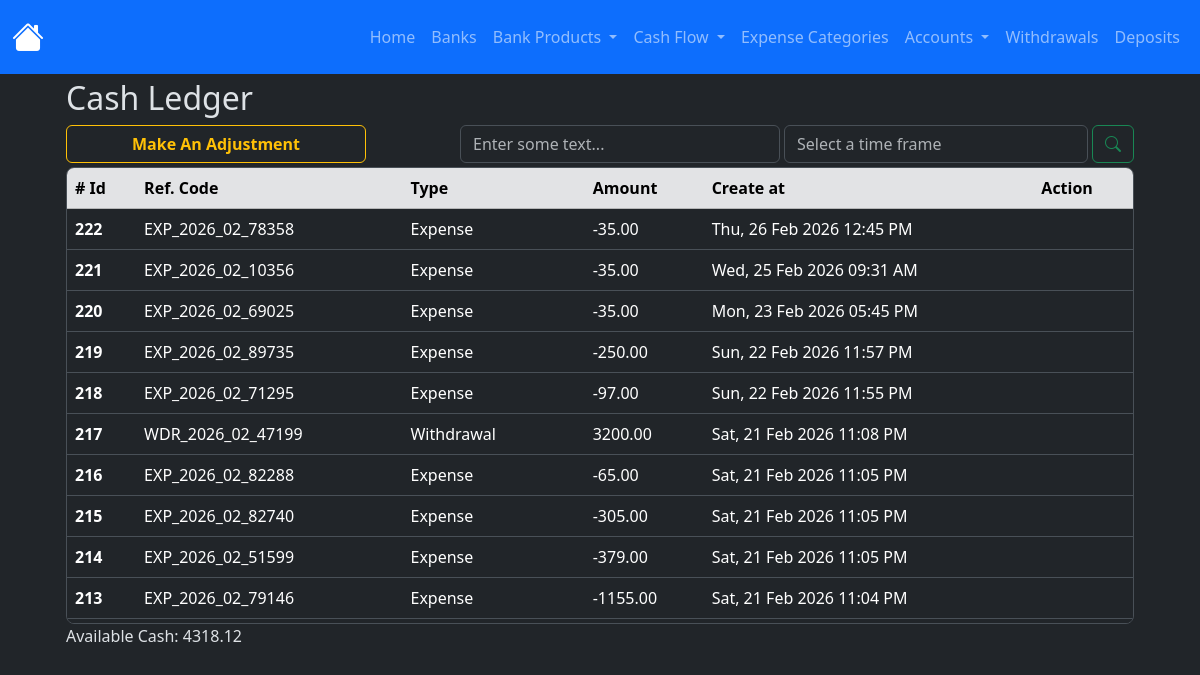
The page /cashledger/index on the database its author committed.
### app/models/cash_ledger.py (models this page shows, shortened)
class CashLedger(db.Model):
    __tablename__ = 'cash_ledger'
    id = db.Column(db.Integer, primary_key=True)
    amount = db.Column(db.Numeric(10,2), nullable=False)
    type = db.Column(db.String(100), nullable=False)
    reference_code = db.Column(db.String(100), nullable=False)
    created_at = db.Column(
        db.DateTime(timezone=True),
        default=utcnow, #internally sqlalchemy will exectute the function so dont add the parentheses otherwise it'll break down when creating the record in the db
        nullable=False
    )
    updated_at = db.Column(
        db.DateTime(timezone=True),
        onupdate=utcnow, #internally sqlalchemy will exectute the function so dont add the parentheses otherwise it'll break down when creating the record in the db
    )

### app/routes/cashledger_routes.py (the view)
@cashlegder_bp.route('/index')
def index():
    ledgers = CashLedger.query.order_by(CashLedger.created_at.desc()).all()
    sum_result = CashLedger.query.with_entities(func.sum(CashLedger.amount)).scalar() or 0
    context = {
        'ledgers': ledgers,
        'sum_result': sum_result,
    }
    return render_template('cashledger/index.html', **context)

### app/templates/cashledger/index.html (shortened to what this page needs)
{% extends 'layout.html' %}
{% block content %}
    <div class="container w-100">
        <h2>Cash Ledger</h2>
        <div class="d-flex justify-content-start gap-1 flex-wrap flex-md-nowrap mt-2">
            <button
                type="button"
                id="btn-create-expense-id"
                class="btn btn-outline-warning me-auto fw-bold me-md-auto w-100 w-md-auto"
                style="max-width: 300px;"
                data-bs-toggle="modal"
                data-bs-target="#create-adjustment"
            >Make An Adjustment</i>
            </button>
            <div class="d-flex gap-1 w-100 align-items-center" style="max-width: 320px;">
                <input type="text" class="form-control" id="filter-byfiled-input-id" placeholder="Enter some text...">
            </div>
            <div class="d-flex gap-1 w-100" style="max-width: 350px;">
                <div class="w-100 w-md-auto mt-md-0">
                    <input type="text" class="form-control" id="filter-bytime-input-id" placeholder="Select a time frame">
                </div>
                <button type="button" class="btn btn-outline-success" id="btn-search-id"><i class="bi bi-search"></i></button>
            </div>
        </div>
        <div class="table-responsive overflow-y-auto border rounded-3 mt-1" style="max-height: 457px;">
            <table class="table table-hover">
                <thead class="sticky-top">
                    <tr class="table-secondary">
                        <th scope="col"># Id</th>
                        <th scope="col">Ref. Code</th>
                        <th scope="col">Type</th>
                        <th scope="col">Amount</th>
                        <th scope="col">Create at</th>
                        <th scope="col">Action</th>
                    </tr>
                </thead>
                <tbody id="cashledger-table-body-id">
                  {% for ledger in ledgers %}
                    <tr>
                        <th scope="row">{{ ledger.id }}</th>
                        <td>{{ ledger.reference_code }}</td>
                        <td>{{ ledger.type | replace('_', ' ') | lower | title }}</td>
                        <td>{{ ledger.amount }}</td>
                        <td>{{ ledger.created_at | format_datetime("EEE, dd MMM yyyy hh:mm a") }}</td>
                        <td>
                        </td>
                    </tr>
                  {% endfor %}
                </tbody>
            </table>
        </div>
        <p id="lbl-total">Available Cash: {{ sum_result }}</p>
    </div>
<link href="https://cdn.jsdelivr.net/npm/@sweetalert2/theme-dark@5/dark.css" rel="stylesheet">
<link rel="stylesheet" href="https://cdn.jsdelivr.net/npm/flatpickr/dist/flatpickr.min.css">
{% endblock %}

### app/templates/layout.html (shortened to what this page needs)
<!doctype html>
<html lang="en" data-bs-theme="dark">
  <head>
    <link href="https://cdn.jsdelivr.net/npm/bootstrap@5.3.8/dist/css/bootstrap.min.css" rel="stylesheet">
    <link rel="stylesheet" href="{{ url_for('static', filename='style.css') }}">
    <link rel="stylesheet" href="{{ url_for('static', filename='appereance.css') }}">
</head>
  <body>
    <nav class="navbar navbar-expand-lg bg-primary fixed-top mx-2 mx-auto navbar-dark">
        <div class="container-fluid">
            <a class="navbar-brand fs-2" href="{{ url_for('home.index') }}"><i class="bi bi-house-fill"></i></a>
            <div class="collapse navbar-collapse" id="navbarNav">
                <ul class="navbar-nav ms-auto">
                    <li class="nav-item">
                        <a class="nav-link" href="{{ url_for('home.index') }}">Home</a>
                    </li>
                    <li class="nav-item">
                        <a class="nav-link" href="{{ url_for('bank.index') }}">Banks</a>
                    </li>
                    <li class="nav-item dropdown">
                        <a class="nav-link dropdown-toggle" href="#" data-bs-toggle="dropdown">
                            Bank Products
                        </a>
                    </li>
                    <li class="nav-item dropdown">
                        <a class="nav-link dropdown-toggle" href="#" data-bs-toggle="dropdown">
                            Cash Flow
                        </a>
                    </li>
                    <li class="nav-item">
                        <a class="nav-link" href="{{ url_for('expense_category.index') }}">Expense Categories</a>
                    </li>
                    <li class="nav-item dropdown">
                        <a class="nav-link dropdown-toggle" href="#" data-bs-toggle="dropdown">
                            Accounts
                        </a>
                    </li>
                    <li class="nav-item">
                        <a class="nav-link" href="{{ url_for('withdrawal.index') }}">Withdrawals</a>
                    </li>
                    <li class="nav-item">
                        <a class="nav-link" href="{{ url_for('deposit.index') }}">Deposits</a>
                    </li>
                </ul>
            </div>
        </div>
    </nav>
    <main class="container w-100 p-4" style="margin-top: 55px;">
    {% block content %}
    {% endblock %}
    </main>
    <link rel="stylesheet" href="https://cdn.jsdelivr.net/npm/bootstrap-icons@1.13.1/font/bootstrap-icons.min.css">
</body>
</html>

### rows shown on the page
CashLedger: id "222", reference_code "EXP_2026_02_78358", type "Expense", amount "-35.00", created_at "Thu, 26 Feb 2026 12:45 PM"
CashLedger: id "221", reference_code "EXP_2026_02_10356", type "Expense", amount "-35.00", created_at "Wed, 25 Feb 2026 09:31 AM"
CashLedger: id "220", reference_code "EXP_2026_02_69025", type "Expense", amount "-35.00", created_at "Mon, 23 Feb 2026 05:45 PM"
CashLedger: id "219", reference_code "EXP_2026_02_89735", type "Expense", amount "-250.00", created_at "Sun, 22 Feb 2026 11:57 PM"
CashLedger: id "218", reference_code "EXP_2026_02_71295", type "Expense", amount "-97.00", created_at "Sun, 22 Feb 2026 11:55 PM"
CashLedger: id "217", reference_code "WDR_2026_02_47199", type "Withdrawal", amount "3200.00", created_at "Sat, 21 Feb 2026 11:08 PM"
CashLedger: id "216", reference_code "EXP_2026_02_82288", type "Expense", amount "-65.00", created_at "Sat, 21 Feb 2026 11:05 PM"
CashLedger: id "215", reference_code "EXP_2026_02_82740", type "Expense", amount "-305.00", created_at "Sat, 21 Feb 2026 11:05 PM"
CashLedger: id "214", reference_code "EXP_2026_02_51599", type "Expense", amount "-379.00", created_at "Sat, 21 Feb 2026 11:05 PM"
CashLedger: id "213", reference_code "EXP_2026_02_79146", type "Expense", amount "-1155.00", created_at "Sat, 21 Feb 2026 11:04 PM"

### other values the page prints
{{ sum_result }} "4318.12"
